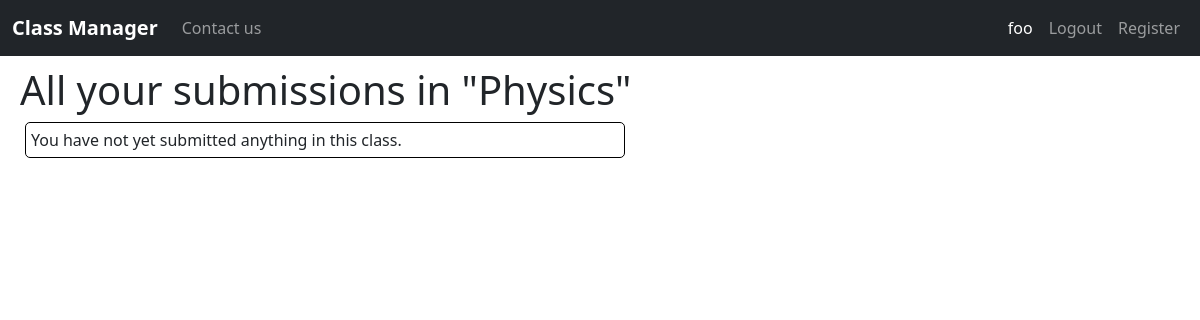
The app's page /view/submissions/1 (signed in), older data.
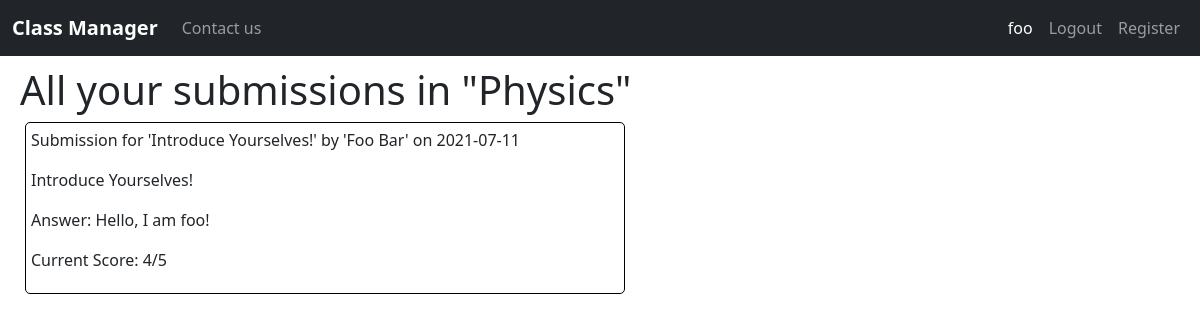
The same page, newer data.
### classmanager/models.py (models this page shows, shortened)
class Submission(models.Model):
    assignment = models.ForeignKey(Assignment, on_delete=models.CASCADE)
    student = models.ForeignKey(Student, on_delete=models.CASCADE)
    score = models.PositiveIntegerField(default=0)
    text = models.TextField(max_length=1000)
    date_submitted = models.DateField(auto_now_add=True)
    def __str__(self):
        return f"Submission for '{self.assignment.title}' by '{self.student.get_name()}' on {self.date_submitted}"

class Assignment(models.Model):
    title = models.TextField(max_length=255, blank=False)
    course = models.ForeignKey(Course, on_delete=models.CASCADE)
    file_url = models.URLField(blank=True, max_length=200)
    description = models.TextField(max_length=1000, blank=True)
    date_created = models.DateField(auto_now_add=True)
    due_date = models.DateField(blank=False, default=date.today() + timedelta(days=3))
    points = models.PositiveIntegerField(default=1)

class Student(models.Model):
    user = models.OneToOneField(User, primary_key=True, on_delete=models.CASCADE)
    date_of_birth = models.DateField(default=date.today)
    MAJORS = [
        ("Math", "Math"), ("English", "English"),
        ("Science", "Science"), ("Technology", "Technology"),
        ("Law", "Law"), ("Art", "Art"),
        ("Business", "Business"), ("Health", "Health")
    ]
    STANDINGS = [
        ("FR", "Freshman"),
        ("SM", "Sophomore"),
        ("JR", "Junior"),
        ("SR", "Senior"),
        ("GR", "Graduate")
    ]
    major = models.CharField(max_length=20, choices=MAJORS, default="Undecided")
    standing = models.CharField(max_length=20, choices=STANDINGS, default="FR")
    credits = models.PositiveIntegerField(default=0)
    def get_name(self):
        return self.user.get_name()

class User(AbstractUser):
    is_student = models.BooleanField(default=False)
    is_instructor = models.BooleanField(default=False)
    def get_name(self):
        return f"{self.first_name} {self.last_name}"

### classmanager/views.py (the view)
# urls.py: path("view/submissions/<int:course_id>", views.view_all_submissions, name="view-all-submissions"),
@login_required
def view_all_submissions(request, course_id):
    context = {}
    if not request.user.is_student:
        context["failure_message"] = "Sorry you cannot access this page"
        return render(request, "classmanager/index.html", context)
    try:
        course = Course.objects.get(pk=course_id)
        student = Student.objects.get(pk=request.user)
        submissions = Submission.objects.filter(assignment__course=course, student=student).order_by("-date_submitted")
    except Course.DoesNotExist or Student.DoesNotExist:
        context["failure_message"] = "Sorry but records do not exist for this student/course"
        return render(request, "classmanager/index.html", context)
    else:
        context["course"] = course
        context["student"] = student
        context["submissions"] = submissions
        return render(request, "classmanager/view_all_submissions.html", context)

### classmanager/templates/classmanager/view_all_submissions.html
{% extends "classmanager/layout.html" %}
{% block body %}
<h1>All your submissions in "{{course.name}}"</h1>
<div class="course-section">
  {% for submission in submissions %}
  <p>{{submission}}</p>
  <p>{{submission.assignment.title}}</p>
  <p>Answer: {{submission.text}}</p>
  <p>Current Score: {{submission.score}}/{{submission.assignment.points}}</p>
  {% empty %}
  You have not yet submitted anything in this class.
  {% endfor %}
</div>
{% endblock body %}

Row changes from the older to the newer data that the page shows:
added Submission: assignment+student+date_submitted "Submission for 'Introduce Yourselves!' by 'Foo Bar' on 2021-07-11", assignment "Introduce Yourselves!", text "Hello, I am foo!", score "4", assignment.points "5"
Text that changed along with them:
text no longer shown: "You have not yet submitted anything in this class."
